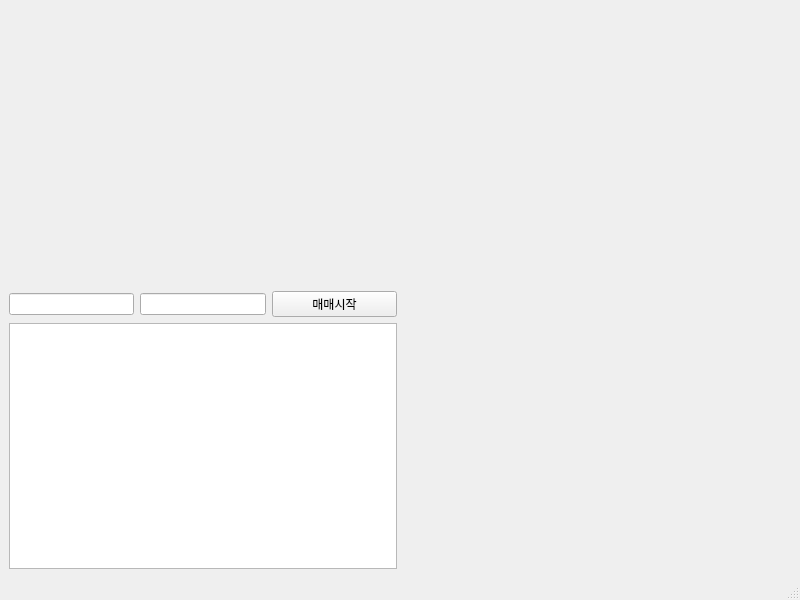
<?xml version="1.0" encoding="UTF-8"?>
<ui version="4.0">
 <class>MainWindow</class>
 <widget class="QMainWindow" name="MainWindow">
  <property name="geometry">
   <rect>
    <x>0</x>
    <y>0</y>
    <width>800</width>
    <height>600</height>
   </rect>
  </property>
  <property name="windowTitle">
   <string>MainWindow</string>
  </property>
  <widget class="QWidget" name="centralwidget">
   <layout class="QGridLayout" name="gridLayout">
    <item row="0" column="0">
     <layout class="QVBoxLayout" name="verticalLayout">
      <item>
       <widget class="OverviewWidget" name="widget_3" native="true">
        <property name="maximumSize">
         <size>
          <width>16777215</width>
          <height>120</height>
         </size>
        </property>
       </widget>
      </item>
      <item>
       <widget class="ChartWidget" name="widget_2" native="true">
        <property name="maximumSize">
         <size>
          <width>16777215</width>
          <height>150</height>
         </size>
        </property>
       </widget>
      </item>
      <item>
       <layout class="QHBoxLayout" name="horizontalLayout_2">
        <item>
         <widget class="QLineEdit" name="apiKey">
          <property name="sizePolicy">
           <sizepolicy hsizetype="Preferred" vsizetype="Fixed">
            <horstretch>0</horstretch>
            <verstretch>0</verstretch>
           </sizepolicy>
          </property>
          <property name="maxLength">
           <number>32767</number>
          </property>
          <property name="echoMode">
           <enum>QLineEdit::Password</enum>
          </property>
         </widget>
        </item>
        <item>
         <widget class="QLineEdit" name="secKey">
          <property name="sizePolicy">
           <sizepolicy hsizetype="Preferred" vsizetype="Fixed">
            <horstretch>0</horstretch>
            <verstretch>0</verstretch>
           </sizepolicy>
          </property>
          <property name="echoMode">
           <enum>QLineEdit::Password</enum>
          </property>
         </widget>
        </item>
        <item>
         <widget class="QPushButton" name="button">
          <property name="sizePolicy">
           <sizepolicy hsizetype="Preferred" vsizetype="Fixed">
            <horstretch>0</horstretch>
            <verstretch>0</verstretch>
           </sizepolicy>
          </property>
          <property name="text">
           <string>매매시작</string>
          </property>
         </widget>
        </item>
       </layout>
      </item>
      <item>
       <layout class="QHBoxLayout" name="horizontalLayout_3">
        <item>
         <widget class="QTextEdit" name="textEdit">
          <property name="sizePolicy">
           <sizepolicy hsizetype="Preferred" vsizetype="Preferred">
            <horstretch>0</horstretch>
            <verstretch>0</verstretch>
           </sizepolicy>
          </property>
         </widget>
        </item>
       </layout>
      </item>
     </layout>
    </item>
    <item row="0" column="1">
     <widget class="OrderbookWidget" name="widget" native="true"/>
    </item>
   </layout>
  </widget>
  <widget class="QMenuBar" name="menubar">
   <property name="geometry">
    <rect>
     <x>0</x>
     <y>0</y>
     <width>800</width>
     <height>21</height>
    </rect>
   </property>
  </widget>
  <widget class="QStatusBar" name="statusbar"/>
 </widget>
 <customwidgets>
  <customwidget>
   <class>OrderbookWidget</class>
   <extends>QWidget</extends>
   <header>orderbook</header>
   <container>1</container>
  </customwidget>
  <customwidget>
   <class>OverviewWidget</class>
   <extends>QWidget</extends>
   <header>overview</header>
   <container>1</container>
  </customwidget>
  <customwidget>
   <class>ChartWidget</class>
   <extends>QWidget</extends>
   <header>chart</header>
   <container>1</container>
  </customwidget>
 </customwidgets>
 <resources/>
 <connections/>
</ui>
